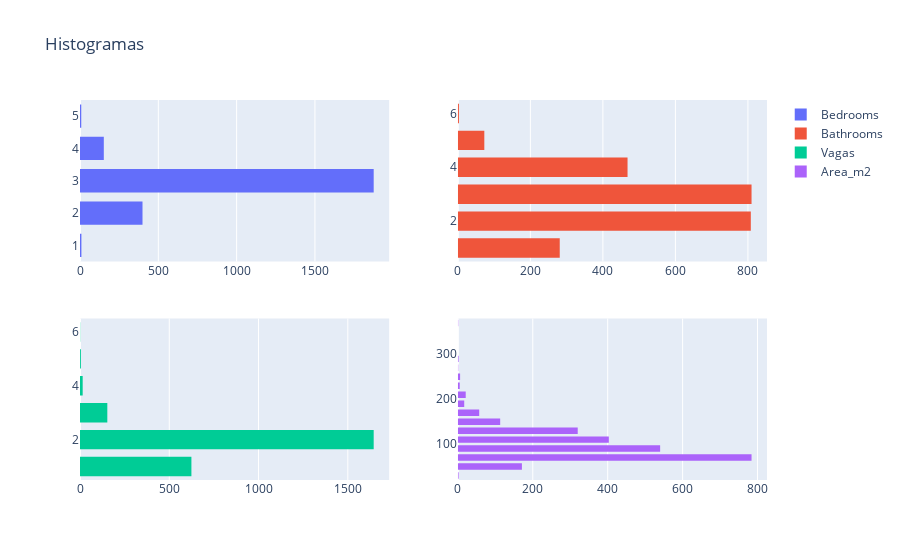

Notebook code cell kept with this figure:
### Code cell
import plotly.offline as py
import plotly.graph_objs as go
from plotly.subplots import make_subplots

# Plotando Boxplot
y1 = df_47.bedrooms
y2 = df_47.bathrooms
y3 = df_47.vagas
y4 = df_47.area_m2

fig = make_subplots(rows=2, cols=2,) #subplot_titles=("Scores", "Magnitudes"))

fig.add_trace(go.Histogram(y=y1, name='Bedrooms'), row=1, col=1)
fig.add_trace(go.Histogram(y=y2, name='Bathrooms'), row=1, col=2)
fig.add_trace(go.Histogram(y=y3, name='Vagas'), row=2, col=1)
fig.add_trace(go.Histogram(y=y4, name='Area_m2', nbinsy=20), row=2, col=2)

fig.update_layout(height=700,  title_text="Histogramas", title_x =0.05)
fig.update_layout(
    bargap=0.2, # gap between bars of adjacent location coordinates
    bargroupgap=0.1 # gap between bars of the same location coordinates
)
fig.show()

### Figure 1 — Plotly figure (JSON) as saved in the notebook; plotly's stock layout.template omitted (floating-point values rounded to 4 significant figures; data arrays with more than 128 entries replaced by an {"elided": "..."} marker saying what was removed)
{"data": [{"name": "Bedrooms", "type": "histogram", "xaxis": "x", "y": {"elided": "2443 int values"}, "yaxis": "y"}, {"name": "Bathrooms", "type": "histogram", "xaxis": "x2", "y": {"elided": "2443 int values"}, "yaxis": "y2"}, {"name": "Vagas", "type": "histogram", "xaxis": "x3", "y": {"elided": "2443 int values"}, "yaxis": "y3"}, {"name": "Area_m2", "nbinsy": 20, "type": "histogram", "xaxis": "x4", "y": {"elided": "2443 int values"}, "yaxis": "y4"}], "layout": {"autosize": true, "bargap": 0.2, "bargroupgap": 0.1, "title": {"text": "Histogramas", "x": 0.05}, "xaxis": {"anchor": "y", "autorange": true, "domain": [0, 0.45], "range": [0, 1974.0]}, "xaxis2": {"anchor": "y2", "autorange": true, "domain": [0.55, 1], "range": [0, 852.6]}, "xaxis3": {"anchor": "y3", "autorange": true, "domain": [0, 0.45], "range": [0, 1732.0]}, "xaxis4": {"anchor": "y4", "autorange": true, "domain": [0.55, 1], "range": [0, 825.3]}, "yaxis": {"anchor": "x", "autorange": true, "domain": [0.575, 1], "range": [0.5, 5.5], "type": "linear"}, "yaxis2": {"anchor": "x2", "autorange": true, "domain": [0.575, 1], "range": [0.5, 6.5], "type": "linear"}, "yaxis3": {"anchor": "x3", "autorange": true, "domain": [0, 0.425], "range": [0.5, 6.5], "type": "linear"}, "yaxis4": {"anchor": "x4", "autorange": true, "domain": [0, 0.425], "range": [19.5, 379.5], "type": "linear"}}}
